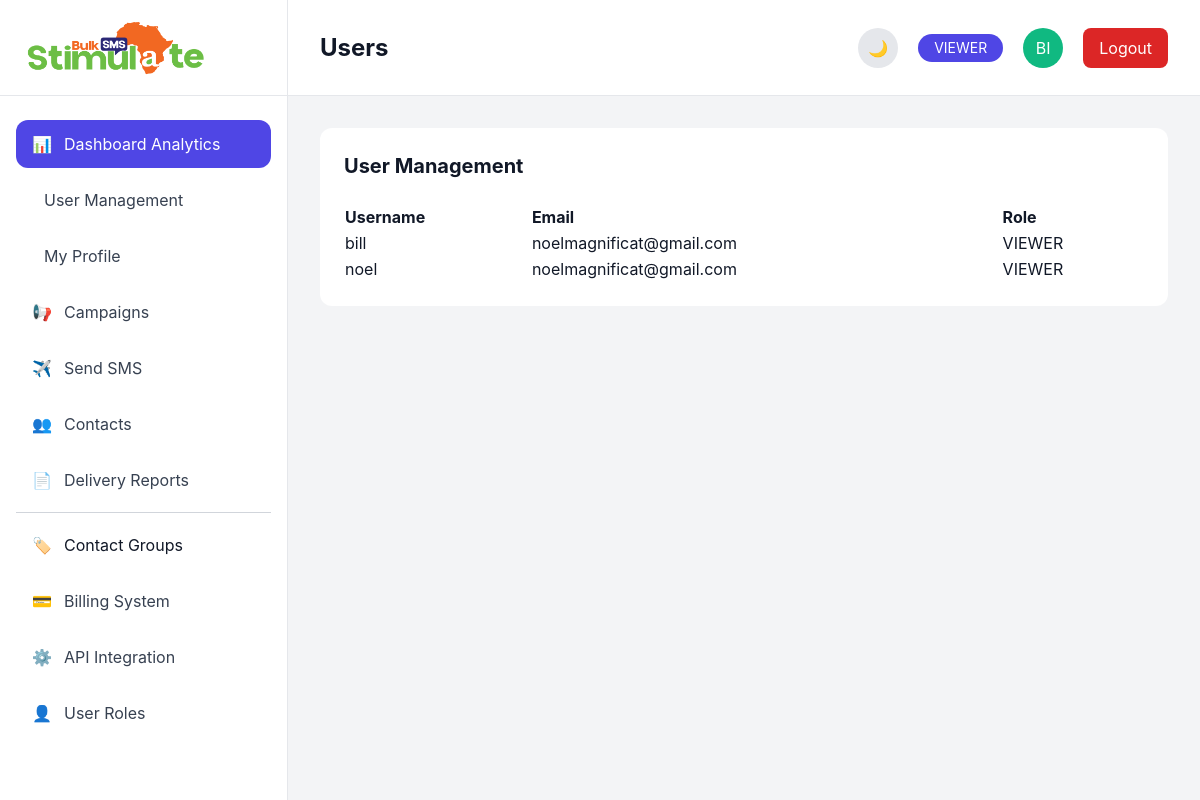
Screenshot of /accounts/users/ (signed in) with the database file from the repository.
### accounts/models.py (models this page shows, shortened)
class User(AbstractUser):
    ROLE_CHOICES = [
        ('SUPER_ADMIN', 'Super Admin'),
        ('ADMIN', 'Admin'),
        ('MANAGER', 'Manager'),
        ('OPERATOR', 'Operator'),
        ('VIEWER', 'Viewer'),
    ]
    role = models.CharField(
        max_length=20,
        choices=ROLE_CHOICES,
        default='VIEWER'
    )
    phone = models.CharField(
        max_length=20,
        blank=True
    )
    avatar = models.ImageField(
        upload_to='avatars/',
        blank=True,
        null=True
    )
    created_at = models.DateTimeField(
        auto_now_add=True
    )
    updated_at = models.DateTimeField(
        auto_now=True
    )

### accounts/views.py (the view)
# urls.py: path('users/', views.user_list, name='user_list'),
@login_required
def user_list(request):
    users = User.objects.all()
    return render(
        request,
        'accounts/user_list.html',
        {
            'users': users
        }
    )

### templates/accounts/user_list.html
{% extends 'base.html' %}
{% block page_title %}
Users
{% endblock %}
{% block content %}
<div class="bg-white dark:bg-[#172033] rounded-xl p-6">
    <h2 class="text-xl font-bold mb-6">
        User Management
    </h2>
    <table class="w-full">
        <thead>
            <tr>
                <th class="text-left">Username</th>
                <th class="text-left">Email</th>
                <th class="text-left">Role</th>
            </tr>
        </thead>
        <tbody>
            {% for user in users %}
            <tr>
                <td>{{ user.username }}</td>
                <td>{{ user.email }}</td>
                <td>{{ user.role }}</td>
            </tr>
            {% endfor %}
        </tbody>
    </table>
</div>
{% endblock %}

### templates/base.html (shortened to what this page needs)
{% load static %}
<!DOCTYPE html>
<html lang="en">
<head>
    <script src="https://cdn.tailwindcss.com"></script>
    <link rel="stylesheet" href="https://cdnjs.cloudflare.com/ajax/libs/font-awesome/6.4.0/css/all.min.css">
    <link rel="stylesheet" href="{% static 'css/style.css' %}">
</head>
<body
    x-data="{
        darkMode: localStorage.getItem('darkMode') === 'true'
    }"
    x-init="
        darkMode
        ? document.documentElement.classList.add('dark')
        : document.documentElement.classList.remove('dark')
    "
    :class="{ 'dark': darkMode }"
    class="
        bg-gray-100 dark:bg-[#0B1120]
        text-gray-900 dark:text-white
        transition-colors duration-300
    "
>
    <div class="flex h-screen overflow-hidden">
        {% if request.user.is_authenticated %}
        <aside class="
            w-72
            border-r
            flex
            flex-col
            bg-white dark:bg-[#172033]
            border-gray-200 dark:border-gray-800
            transition-colors duration-300
        ">
            <div class="
                h-24
                flex
                items-center
                px-6
                border-b
                border-gray-200 dark:border-gray-800
            ">
                <img
                    src="{% static 'images/logo.png' %}"
                    class="h-14"
                    alt="Stimulate Logo"
                >
            </div>
            <nav class="
                flex-1
                px-4
                py-6
                overflow-y-auto
                sidebar-scroll
            ">
                <ul class="space-y-2">
                    <li>
                        <a href="{% url 'dashboard' %}"
                            class="
                                flex
                                items-center
                                gap-3
                                px-4
                                py-3
                                rounded-xl
                                bg-primary
                                text-white
                            ">
                            <span>📊</span>
                            Dashboard Analytics
                        </a>
                    </li>
  <li>
                        <a href="{% url 'accounts:user_list' %}"
                            class="
                                flex
                                items-center
                                gap-3
                                px-4
                                py-3
                                rounded-xl
                                text-gray-700 dark:text-gray-200
                                hover:bg-gray-100 dark:hover:bg-gray-700
                                hover:text-primary
                                transition
                            ">
    User Management
</a>
 </li>
    <li>
                        <a href="{% url 'accounts:profile' %}"
                            class="
                                flex
                                items-center
                                gap-3
                                px-4
                                py-3
                                rounded-xl
                                text-gray-700 dark:text-gray-200
                                hover:bg-gray-100 dark:hover:bg-gray-700
                                hover:text-primary
                                transition
                            ">
                            My Profile
                       </a>
                       </li>
                    <li>
                        <a href="{% url 'campaigns:campaign_list' %}"
                            class="
                                flex
                                items-center
                                gap-3
                                px-4
                                py-3
                                rounded-xl
                                text-gray-700 dark:text-gray-200
                                hover:bg-gray-100 dark:hover:bg-gray-700
                                hover:text-primary
                                transition
                            ">
                            <span>📢</span>
                            Campaigns
                        </a>
                    </li>
                    <li>
                        <a href="{% url 'sms:send_sms' %}"
                            class="
                                flex
                                items-center
                                gap-3
                                px-4
                                py-3
                                rounded-xl
                                text-gray-700 dark:text-gray-200
                                hover:bg-gray-100 dark:hover:bg-gray-700
                                hover:text-primary
                                transition
                            ">
                            <span>✈️</span>
                            Send SMS
                        </a>
                    </li>
                    <li>
                        <a href="{% url 'contacts:contact_list' %}"
                            class="
                                flex
                                items-center
                                gap-3
                                px-4
                                py-3
                                rounded-xl
                                text-gray-700 dark:text-gray-200
                                hover:bg-gray-100 dark:hover:bg-gray-700
                                hover:text-primary
                                transition
                            ">
                            <span>👥</span>
                            Contacts
                        </a>
                    </li>
                    <li>
                        <a href="{% url 'reports:reports_dashboard' %}"
                            class="
                                flex
                                items-center
                                gap-3
                                px-4
                                py-3
                                rounded-xl
                                text-gray-700 dark:text-gray-200
                                hover:bg-gray-100 dark:hover:bg-gray-700
                                hover:text-primary
                                transition
                            ">
                            <span>📄</span>
                            Delivery Reports
                        </a>
                    </li>
                    <hr class="border-gray-300 dark:border-gray-700 my-4">
                    <li>
    <a
        href="{% url 'contacts:group_list' %}"
        class="
            flex
            items-center
            gap-3
            px-4
            py-3
            rounded-xl
        "
    >
        <span>🏷️</span>
        Contact Groups
    </a>
</li>
                    <li>
                        <a href="#"
                            class="
                                flex
                                items-center
                                gap-3
                                px-4
                                py-3
                                rounded-xl
                                text-gray-700 dark:text-gray-200
                                hover:bg-gray-100 dark:hover:bg-gray-700
                                hover:text-primary
                                transition
                            ">
                            <span>💳</span>
                            Billing System
                        </a>
                    </li>
                    <li>
                        <a href="#"
                            class="
                                flex
                                items-center
                                gap-3
                                px-4
                                py-3
                                rounded-xl
                                text-gray-700 dark:text-gray-200
                                hover:bg-gray-100 dark:hover:bg-gray-700
                                hover:text-primary
                                transition
                            ">
                            <span>⚙️</span>
                            API Integration
                        </a>
                    </li>
                    <li>
                        <a href="#"
                            class="
                                flex
                                items-center
                                gap-3
                                px-4
                                py-3
                                rounded-xl
                                text-gray-700 dark:text-gray-200
                                hover:bg-gray-100 dark:hover:bg-gray-700
                                hover:text-primary
                                transition
                            ">
                            <span>👤</span>
                            User Roles
                        </a>
                    </li>
                </ul>
            </nav>
        </aside>
{% endif %}
        <div class="flex-1 flex flex-col overflow-hidden">
            <header class="
                h-24
                px-8
                flex
                items-center
                justify-between
                border-b
                bg-white dark:bg-[#172033]
                border-gray-200 dark:border-gray-800
                transition-colors duration-300
            ">
                <div>
                    <h1 class="
                        text-2xl
                        font-bold
                        text-gray-900 dark:text-white
                    ">
                        {% block page_title %}{% endblock %}
                    </h1>
                </div>
                {% if request.user.is_authenticated %}
<div class="flex items-center gap-5">
                    <button
                        @click="
                            darkMode = !darkMode;
                            localStorage.setItem('darkMode', darkMode);
                            darkMode
                            ? document.documentElement.classList.add('dark')
                            : document.documentElement.classList.remove('dark');
                        "
                        class="
                            w-10
                            h-10
                            rounded-full
                            bg-gray-200 dark:bg-gray-700
                            flex
                            items-center
                            justify-center
                            hover:scale-110
                            transition
                        "
                    >
                        <span x-show="!darkMode">🌙</span>
                    </button>
                    <span class="
                        bg-primary
                        text-white
                        px-4
                        py-1
                        rounded-full
                        text-sm
                    ">
                      {{ request.user.role }}
                    </span>
                    <div class="
                        w-10
                        h-10
                        rounded-full
                        bg-secondary
                        flex
                        items-center
                        justify-center
                        text-white
                    ">
                       {{ request.user.username|slice:":2"|upper }}
                    </div>
<a
    href="{% url 'accounts:logout' %}"
    class="
        px-4
        py-2
        rounded-lg
        bg-red-600
        text-white
        hover:bg-red-700
        transition
    "
>
    Logout
</a>
               </div>
            {% endif %}
            </header>
            <main
                class="
                    flex-1
                    overflow-y-auto
                    p-8
                    bg-gray-100 dark:bg-[#0B1120]
                    text-gray-900 dark:text-white
                    transition-colors duration-300
                "
            >
                {% block content %}
                {% endblock %}
            </main>
        </div>
    </div>
</head>
<body>
</html>

### static/css/style.css (style rules this page uses)
:root { --bg: #f4f6f9; --surface: #ffffff; --muted: #6b7280; --text: #111827; --primary: #4F46E5; --primary-700: #4338ca; --secondary: #10B981; --card-shadow: 0 6px 18px rgba(15,23,42,0.06); --radius: 12px; }
body { margin:0; background:var(--bg); color:var(--text); font-family: Inter, ui-sans-serif, system-ui, -apple-system, "Segoe UI", Roboto, "Helvetica Neue", Arial; -webkit-font-smoothing:antialiased; -moz-osx-font-smoothing:grayscale; transition: background-color .25s ease, color .25s ease; }
.rounded-lg { border-radius:14px }

### rows the page displays
User: user.role "VIEWER", user.username "BI", username "bill", email "noelmagnificat@gmail.com", role "VIEWER"
User: username "noel", email "noelmagnificat@gmail.com", role "VIEWER"
